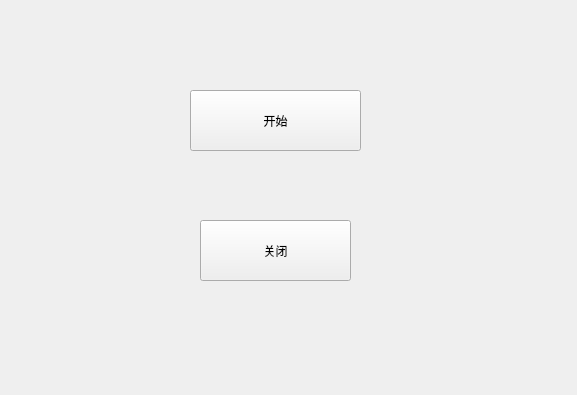
<?xml version="1.0" encoding="UTF-8"?>
<ui version="4.0">
 <class>Form</class>
 <widget class="QWidget" name="Form">
  <property name="geometry">
   <rect>
    <x>0</x>
    <y>0</y>
    <width>577</width>
    <height>395</height>
   </rect>
  </property>
  <property name="windowTitle">
   <string>Form</string>
  </property>
  <widget class="QPushButton" name="pushButton">
   <property name="geometry">
    <rect>
     <x>190</x>
     <y>90</y>
     <width>171</width>
     <height>61</height>
    </rect>
   </property>
   <property name="text">
    <string>开始</string>
   </property>
  </widget>
  <widget class="QPushButton" name="pushButton_2">
   <property name="geometry">
    <rect>
     <x>200</x>
     <y>220</y>
     <width>151</width>
     <height>61</height>
    </rect>
   </property>
   <property name="text">
    <string>关闭</string>
   </property>
  </widget>
 </widget>
 <resources/>
 <connections/>
</ui>
